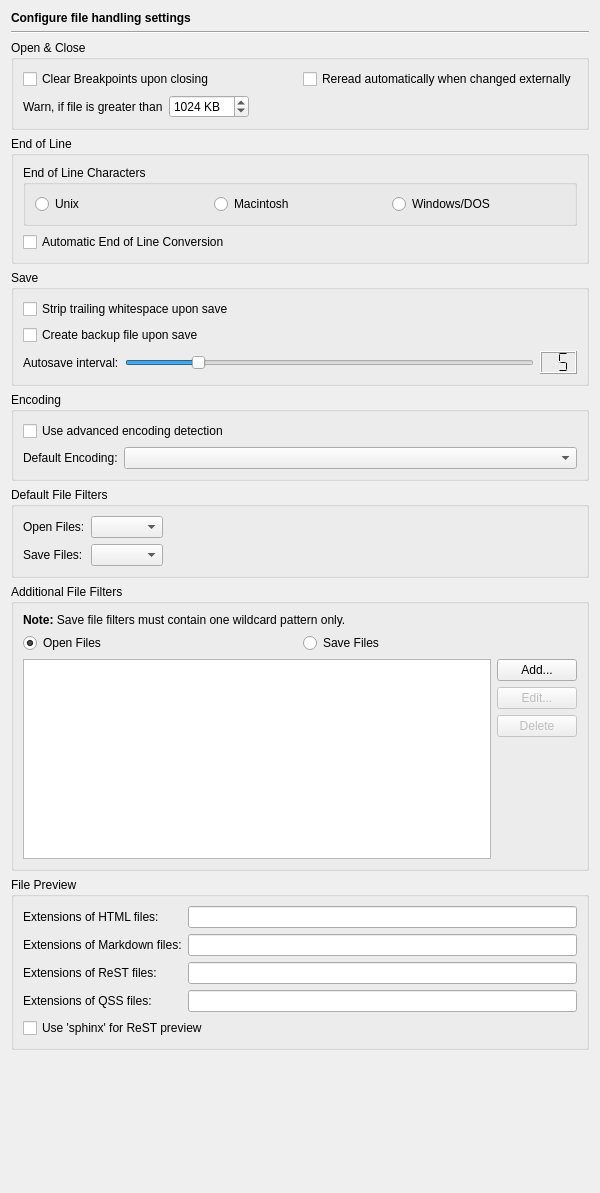
<?xml version="1.0" encoding="UTF-8"?>
<ui version="4.0">
 <class>EditorFilePage</class>
 <widget class="QWidget" name="EditorFilePage">
  <property name="geometry">
   <rect>
    <x>0</x>
    <y>0</y>
    <width>600</width>
    <height>1193</height>
   </rect>
  </property>
  <layout class="QVBoxLayout" name="verticalLayout_2">
   <item>
    <widget class="QLabel" name="headerLabel">
     <property name="text">
      <string>&lt;b&gt;Configure file handling settings&lt;/b&gt;</string>
     </property>
    </widget>
   </item>
   <item>
    <widget class="Line" name="line2">
     <property name="frameShape">
      <enum>QFrame::HLine</enum>
     </property>
     <property name="frameShadow">
      <enum>QFrame::Sunken</enum>
     </property>
     <property name="orientation">
      <enum>Qt::Horizontal</enum>
     </property>
    </widget>
   </item>
   <item>
    <widget class="QGroupBox" name="groupBox_3">
     <property name="title">
      <string>Open &amp;&amp; Close</string>
     </property>
     <layout class="QVBoxLayout">
      <item>
       <layout class="QHBoxLayout">
        <item>
         <widget class="QCheckBox" name="clearBreakpointsCheckBox">
          <property name="toolTip">
           <string>Select, whether breakpoint belonging to an editor should be cleared, when the editor is closed</string>
          </property>
          <property name="text">
           <string>Clear Breakpoints upon closing</string>
          </property>
         </widget>
        </item>
        <item>
         <widget class="QCheckBox" name="automaticReopenCheckBox">
          <property name="toolTip">
           <string>Select to reread the file automatically, if it was changed externally</string>
          </property>
          <property name="text">
           <string>Reread automatically when changed externally</string>
          </property>
         </widget>
        </item>
       </layout>
      </item>
      <item>
       <layout class="QHBoxLayout">
        <item>
         <widget class="QLabel" name="label">
          <property name="text">
           <string>Warn, if file is greater than</string>
          </property>
         </widget>
        </item>
        <item>
         <widget class="QSpinBox" name="warnFilesizeSpinBox">
          <property name="toolTip">
           <string>Enter the filesize, a warning dialog should be shown.</string>
          </property>
          <property name="suffix">
           <string> KB</string>
          </property>
          <property name="minimum">
           <number>1</number>
          </property>
          <property name="maximum">
           <number>16384</number>
          </property>
          <property name="singleStep">
           <number>16</number>
          </property>
          <property name="value">
           <number>1024</number>
          </property>
         </widget>
        </item>
        <item>
         <spacer>
          <property name="orientation">
           <enum>Qt::Horizontal</enum>
          </property>
          <property name="sizeHint" stdset="0">
           <size>
            <width>40</width>
            <height>20</height>
           </size>
          </property>
         </spacer>
        </item>
       </layout>
      </item>
     </layout>
    </widget>
   </item>
   <item>
    <widget class="QGroupBox" name="groupBox_5">
     <property name="title">
      <string>End of Line</string>
     </property>
     <layout class="QVBoxLayout" name="verticalLayout">
      <item>
       <widget class="QGroupBox" name="groupBox_8">
        <property name="title">
         <string>End of Line Characters</string>
        </property>
        <layout class="QHBoxLayout" name="_12">
         <item>
          <widget class="QRadioButton" name="lfRadioButton">
           <property name="toolTip">
            <string>Select Unix type end of line</string>
           </property>
           <property name="text">
            <string>Unix</string>
           </property>
          </widget>
         </item>
         <item>
          <widget class="QRadioButton" name="crRadioButton">
           <property name="toolTip">
            <string>Select Macintosh type end of line</string>
           </property>
           <property name="text">
            <string>Macintosh</string>
           </property>
          </widget>
         </item>
         <item>
          <widget class="QRadioButton" name="crlfRadioButton">
           <property name="toolTip">
            <string>Select Windows type end of line</string>
           </property>
           <property name="text">
            <string>Windows/DOS</string>
           </property>
          </widget>
         </item>
        </layout>
       </widget>
      </item>
      <item>
       <widget class="QCheckBox" name="automaticEolConversionCheckBox">
        <property name="toolTip">
         <string>Select whether the eol type should be converted upon opening the file.</string>
        </property>
        <property name="text">
         <string>Automatic End of Line Conversion</string>
        </property>
       </widget>
      </item>
     </layout>
    </widget>
   </item>
   <item>
    <widget class="QGroupBox" name="groupBox_4">
     <property name="title">
      <string>Save</string>
     </property>
     <layout class="QVBoxLayout" name="verticalLayout_4">
      <item>
       <widget class="QCheckBox" name="stripWhitespaceCheckBox">
        <property name="toolTip">
         <string>Select, whether trailing whitespace should be removed upon save</string>
        </property>
        <property name="text">
         <string>Strip trailing whitespace upon save</string>
        </property>
       </widget>
      </item>
      <item>
       <widget class="QCheckBox" name="createBackupFileCheckBox">
        <property name="toolTip">
         <string>Select, whether a backup file shall be generated upon save</string>
        </property>
        <property name="text">
         <string>Create backup file upon save</string>
        </property>
       </widget>
      </item>
      <item>
       <layout class="QHBoxLayout">
        <item>
         <widget class="QLabel" name="TextLabel13_3_3">
          <property name="text">
           <string>Autosave interval:</string>
          </property>
         </widget>
        </item>
        <item>
         <widget class="QSlider" name="autosaveSlider">
          <property name="toolTip">
           <string>Move to set the autosave interval in minutes (0 to disable)</string>
          </property>
          <property name="minimum">
           <number>0</number>
          </property>
          <property name="maximum">
           <number>30</number>
          </property>
          <property name="value">
           <number>5</number>
          </property>
          <property name="orientation">
           <enum>Qt::Horizontal</enum>
          </property>
          <property name="tickInterval">
           <number>1</number>
          </property>
         </widget>
        </item>
        <item>
         <widget class="QLCDNumber" name="autosaveLCD">
          <property name="toolTip">
           <string>Displays the selected autosave interval.</string>
          </property>
          <property name="digitCount">
           <number>2</number>
          </property>
          <property name="segmentStyle">
           <enum>QLCDNumber::Flat</enum>
          </property>
          <property name="value" stdset="0">
           <double>5.000000000000000</double>
          </property>
         </widget>
        </item>
       </layout>
      </item>
     </layout>
    </widget>
   </item>
   <item>
    <widget class="QGroupBox" name="groupBox">
     <property name="title">
      <string>Encoding</string>
     </property>
     <layout class="QGridLayout" name="gridLayout">
      <item row="0" column="0" colspan="2">
       <widget class="QCheckBox" name="advEncodingCheckBox">
        <property name="toolTip">
         <string>Select to use the advanced encoding detection </string>
        </property>
        <property name="whatsThis">
         <string>&lt;b&gt;Advanced encoding detection&lt;/b&gt;
&lt;p&gt;Select to use the advanced encoding detection based on the &amp;quot;universal character encoding detector&amp;quot; from &lt;a href=&quot;http://chardet.feedparser.org&quot;&gt;http://chardet.feedparser.org&lt;/a&gt;.&lt;/p&gt;</string>
        </property>
        <property name="text">
         <string>Use advanced encoding detection</string>
        </property>
       </widget>
      </item>
      <item row="1" column="0">
       <widget class="QLabel" name="label_4">
        <property name="text">
         <string>Default Encoding:</string>
        </property>
       </widget>
      </item>
      <item row="1" column="1">
       <widget class="QComboBox" name="defaultEncodingComboBox">
        <property name="sizePolicy">
         <sizepolicy hsizetype="Expanding" vsizetype="Fixed">
          <horstretch>0</horstretch>
          <verstretch>0</verstretch>
         </sizepolicy>
        </property>
        <property name="toolTip">
         <string>Select the string encoding to be used.</string>
        </property>
       </widget>
      </item>
     </layout>
    </widget>
   </item>
   <item>
    <widget class="QGroupBox" name="groupBox_2">
     <property name="title">
      <string>Default File Filters</string>
     </property>
     <layout class="QGridLayout">
      <item row="0" column="0">
       <widget class="QLabel" name="label_2">
        <property name="text">
         <string>Open Files:</string>
        </property>
       </widget>
      </item>
      <item row="0" column="1">
       <widget class="QComboBox" name="openFilesFilterComboBox"/>
      </item>
      <item row="0" column="2">
       <spacer>
        <property name="orientation">
         <enum>Qt::Horizontal</enum>
        </property>
        <property name="sizeHint" stdset="0">
         <size>
          <width>40</width>
          <height>20</height>
         </size>
        </property>
       </spacer>
      </item>
      <item row="1" column="0">
       <widget class="QLabel" name="label_3">
        <property name="text">
         <string>Save Files:</string>
        </property>
       </widget>
      </item>
      <item row="1" column="1">
       <widget class="QComboBox" name="saveFilesFilterComboBox"/>
      </item>
     </layout>
    </widget>
   </item>
   <item>
    <widget class="QGroupBox" name="groupBox_6">
     <property name="title">
      <string>Additional File Filters</string>
     </property>
     <layout class="QGridLayout" name="gridLayout_2">
      <item row="0" column="0" colspan="2">
       <widget class="QLabel" name="label_5">
        <property name="text">
         <string>&lt;b&gt;Note:&lt;/b&gt; Save file filters must contain one wildcard pattern only.</string>
        </property>
        <property name="wordWrap">
         <bool>true</bool>
        </property>
       </widget>
      </item>
      <item row="1" column="0" colspan="2">
       <layout class="QHBoxLayout" name="horizontalLayout">
        <item>
         <widget class="QRadioButton" name="openFiltersButton">
          <property name="toolTip">
           <string>Select to edit the open file filters</string>
          </property>
          <property name="text">
           <string>Open Files</string>
          </property>
          <property name="checked">
           <bool>true</bool>
          </property>
         </widget>
        </item>
        <item>
         <widget class="QRadioButton" name="savFiltersButton">
          <property name="toolTip">
           <string>Select to edit the save file filters</string>
          </property>
          <property name="text">
           <string>Save Files</string>
          </property>
         </widget>
        </item>
       </layout>
      </item>
      <item row="2" column="0" rowspan="4">
       <widget class="QListWidget" name="fileFiltersList">
        <property name="sizePolicy">
         <sizepolicy hsizetype="Expanding" vsizetype="Preferred">
          <horstretch>0</horstretch>
          <verstretch>0</verstretch>
         </sizepolicy>
        </property>
        <property name="minimumSize">
         <size>
          <width>0</width>
          <height>200</height>
         </size>
        </property>
        <property name="alternatingRowColors">
         <bool>true</bool>
        </property>
        <property name="sortingEnabled">
         <bool>true</bool>
        </property>
       </widget>
      </item>
      <item row="2" column="1">
       <widget class="QPushButton" name="addFileFilterButton">
        <property name="text">
         <string>Add...</string>
        </property>
       </widget>
      </item>
      <item row="3" column="1">
       <widget class="QPushButton" name="editFileFilterButton">
        <property name="enabled">
         <bool>false</bool>
        </property>
        <property name="text">
         <string>Edit...</string>
        </property>
       </widget>
      </item>
      <item row="4" column="1">
       <widget class="QPushButton" name="deleteFileFilterButton">
        <property name="enabled">
         <bool>false</bool>
        </property>
        <property name="text">
         <string>Delete</string>
        </property>
       </widget>
      </item>
      <item row="5" column="1">
       <spacer>
        <property name="orientation">
         <enum>Qt::Vertical</enum>
        </property>
        <property name="sizeHint" stdset="0">
         <size>
          <width>20</width>
          <height>40</height>
         </size>
        </property>
       </spacer>
      </item>
     </layout>
    </widget>
   </item>
   <item>
    <widget class="QGroupBox" name="groupBox_7">
     <property name="title">
      <string>File Preview</string>
     </property>
     <layout class="QGridLayout" name="gridLayout_3">
      <item row="0" column="0">
       <widget class="QLabel" name="label_6">
        <property name="text">
         <string>Extensions of HTML files:</string>
        </property>
       </widget>
      </item>
      <item row="0" column="1">
       <widget class="QLineEdit" name="previewHtmlExtensionsEdit">
        <property name="toolTip">
         <string>Enter the filename extensions of HTML files that may be previewed (separated by a space)</string>
        </property>
       </widget>
      </item>
      <item row="1" column="0">
       <widget class="QLabel" name="label_7">
        <property name="text">
         <string>Extensions of Markdown files:</string>
        </property>
       </widget>
      </item>
      <item row="1" column="1">
       <widget class="QLineEdit" name="previewMarkdownExtensionsEdit">
        <property name="toolTip">
         <string>Enter the filename extensions of Markdown files that may be previewed (separated by a space)</string>
        </property>
       </widget>
      </item>
      <item row="2" column="0">
       <widget class="QLabel" name="label_8">
        <property name="text">
         <string>Extensions of ReST files:</string>
        </property>
       </widget>
      </item>
      <item row="2" column="1">
       <widget class="QLineEdit" name="previewRestExtensionsEdit">
        <property name="toolTip">
         <string>Enter the filename extensions of ReStructuredText files that may be previewed (separated by a space)</string>
        </property>
       </widget>
      </item>
      <item row="3" column="0">
       <widget class="QLabel" name="label_9">
        <property name="text">
         <string>Extensions of QSS files:</string>
        </property>
       </widget>
      </item>
      <item row="3" column="1">
       <widget class="QLineEdit" name="previewQssExtensionsEdit">
        <property name="toolTip">
         <string>Enter the filename extensions of Qt Stylesheet files that may be previewed (separated by a space)</string>
        </property>
       </widget>
      </item>
      <item row="4" column="0" colspan="2">
       <widget class="QCheckBox" name="previewRestSphinxCheckBox">
        <property name="toolTip">
         <string>Select to use 'sphinx' to generate the ReST preview</string>
        </property>
        <property name="text">
         <string>Use 'sphinx' for ReST preview</string>
        </property>
       </widget>
      </item>
     </layout>
    </widget>
   </item>
   <item>
    <spacer>
     <property name="orientation">
      <enum>Qt::Vertical</enum>
     </property>
     <property name="sizeHint" stdset="0">
      <size>
       <width>435</width>
       <height>20</height>
      </size>
     </property>
    </spacer>
   </item>
  </layout>
 </widget>
 <tabstops>
  <tabstop>clearBreakpointsCheckBox</tabstop>
  <tabstop>automaticReopenCheckBox</tabstop>
  <tabstop>warnFilesizeSpinBox</tabstop>
  <tabstop>lfRadioButton</tabstop>
  <tabstop>crRadioButton</tabstop>
  <tabstop>crlfRadioButton</tabstop>
  <tabstop>automaticEolConversionCheckBox</tabstop>
  <tabstop>createBackupFileCheckBox</tabstop>
  <tabstop>stripWhitespaceCheckBox</tabstop>
  <tabstop>autosaveSlider</tabstop>
  <tabstop>advEncodingCheckBox</tabstop>
  <tabstop>defaultEncodingComboBox</tabstop>
  <tabstop>openFilesFilterComboBox</tabstop>
  <tabstop>saveFilesFilterComboBox</tabstop>
  <tabstop>openFiltersButton</tabstop>
  <tabstop>savFiltersButton</tabstop>
  <tabstop>fileFiltersList</tabstop>
  <tabstop>addFileFilterButton</tabstop>
  <tabstop>editFileFilterButton</tabstop>
  <tabstop>deleteFileFilterButton</tabstop>
 </tabstops>
 <resources/>
 <connections>
  <connection>
   <sender>autosaveSlider</sender>
   <signal>valueChanged(int)</signal>
   <receiver>autosaveLCD</receiver>
   <slot>display(int)</slot>
   <hints>
    <hint type="sourcelabel">
     <x>272</x>
     <y>58</y>
    </hint>
    <hint type="destinationlabel">
     <x>420</x>
     <y>55</y>
    </hint>
   </hints>
  </connection>
 </connections>
</ui>
